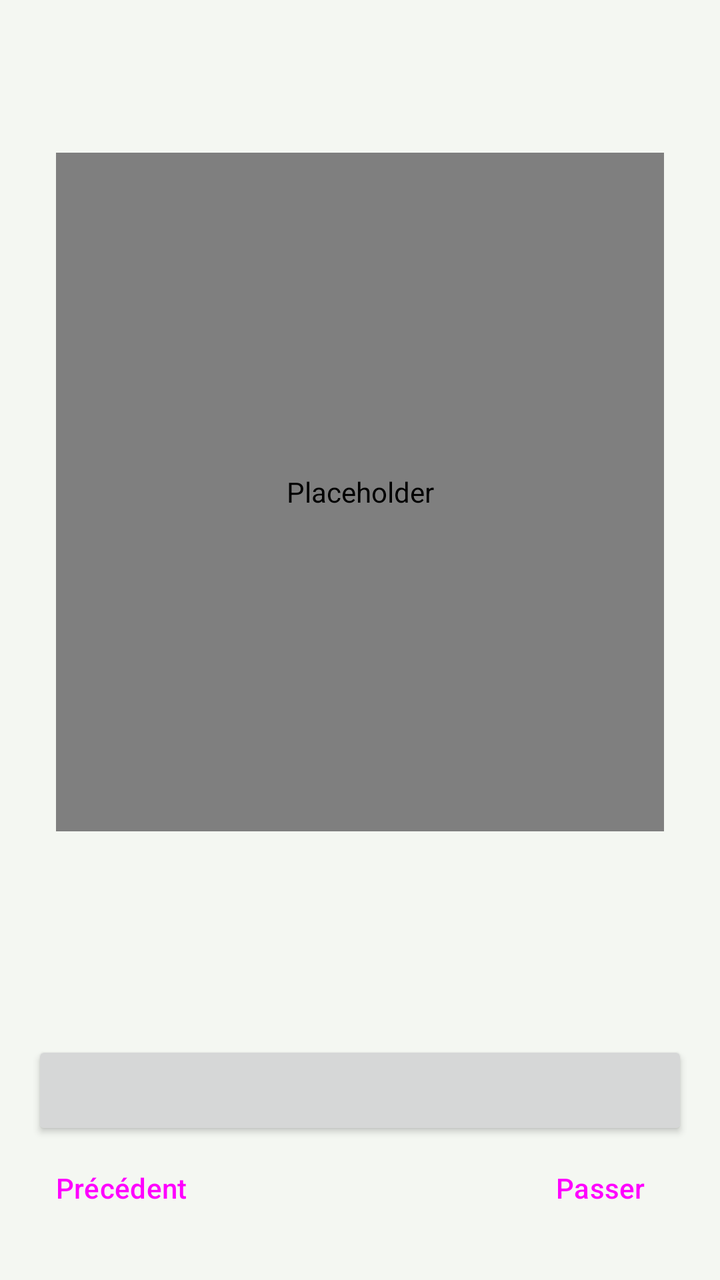
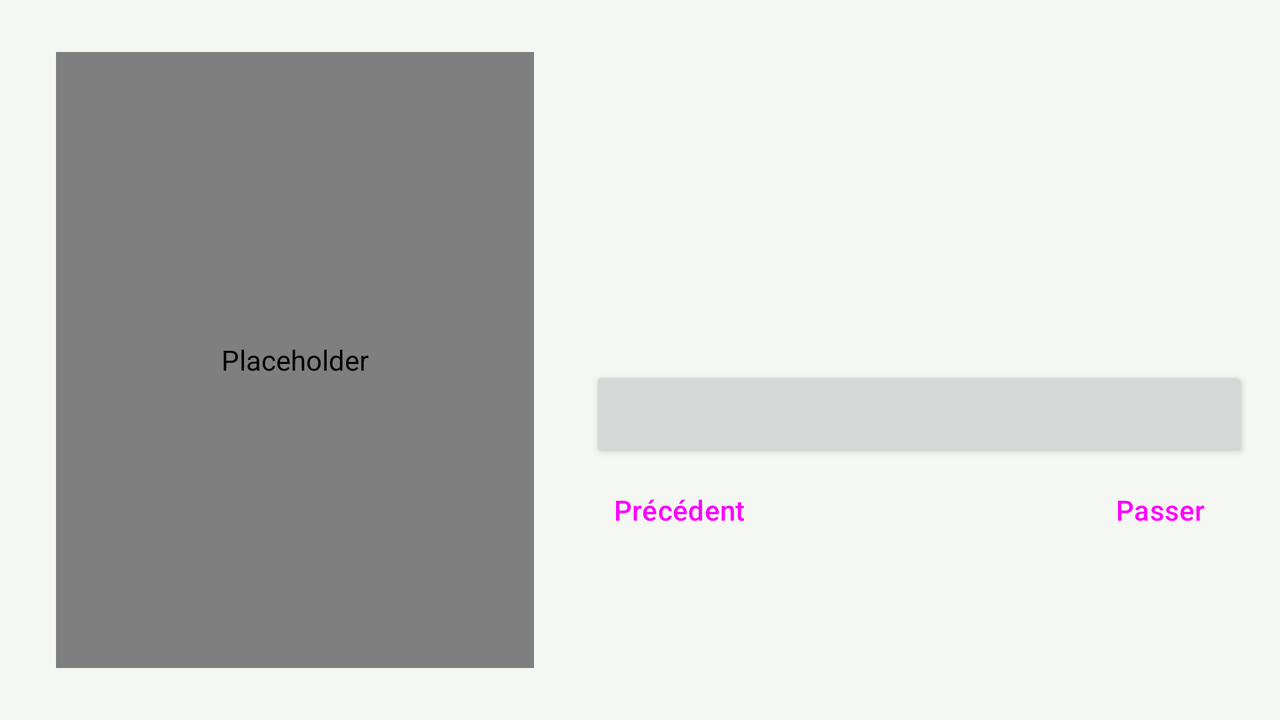

The same Android screen from two of the app's own layout files: first res/layout/ as a phone draws it, then the repository's variant for another configuration, drawn on a device whose configuration selects that folder. Both files follow.
<!-- AndroidManifest.xml: application theme Theme.MyHitbodedut -->
<!-- res/layout/activity_onboarding.xml -->
<?xml version="1.0" encoding="utf-8"?>
<ScrollView xmlns:android="http://schemas.android.com/apk/res/android"
    xmlns:app="http://schemas.android.com/apk/res-auto"
    android:layout_width="match_parent"
    android:layout_height="match_parent"
    android:background="?attr/mhPaper"
    android:fillViewport="true">

    <LinearLayout
        android:layout_width="match_parent"
        android:layout_height="wrap_content"
        android:orientation="vertical"
        android:paddingHorizontal="@dimen/edge"
        android:paddingVertical="@dimen/onboarding_pad_v">

        <TextView
            android:id="@+id/onboarding_step"
            android:layout_width="wrap_content"
            android:layout_height="wrap_content"
            android:background="@drawable/bg_chip_mint"
            android:paddingHorizontal="12dp"
            android:paddingVertical="4dp"
            android:textColor="?attr/mhOnPlate"
            android:textSize="12sp" />

        <FrameLayout
            android:layout_width="match_parent"
            android:layout_height="0dp"
            android:layout_marginTop="@dimen/onboarding_art_gap"
            android:layout_weight="1"
            android:background="@drawable/bg_stage"
            android:minHeight="@dimen/onboarding_art_min"
            android:padding="12dp">

            <com.myhitbodedut.IllustrationSouple
                android:id="@+id/onboarding_art"
                android:layout_width="match_parent"
                android:layout_height="match_parent"
                android:contentDescription="@null"
                android:scaleType="fitCenter" />
        </FrameLayout>

        <TextView
            android:id="@+id/onboarding_title"
            android:layout_width="match_parent"
            android:layout_height="wrap_content"
            android:layout_marginTop="@dimen/onboarding_title_gap"
            android:textColor="?attr/mhInk"
            android:textSize="@dimen/onboarding_title_size"
            android:textStyle="bold" />

        <TextView
            android:id="@+id/onboarding_body"
            android:layout_width="match_parent"
            android:layout_height="wrap_content"
            android:layout_marginTop="@dimen/onboarding_body_gap"
            android:lineSpacingExtra="3sp"
            android:textColor="?attr/mhMuted"
            android:textSize="15sp" />

        
        <LinearLayout
            android:id="@+id/onboarding_adresse"
            android:layout_width="match_parent"
            android:layout_height="wrap_content"
            android:layout_marginTop="12dp"
            android:gravity="center"
            android:orientation="horizontal"
            android:visibility="gone">

            <Button
                android:id="@+id/onboarding_tsadik"
                style="@style/Widget.Material3.Button.OutlinedButton"
                android:layout_width="wrap_content"
                android:layout_height="wrap_content"
                android:checkable="true"
                android:text="@string/adresse_tsadik" />

            <Button
                android:id="@+id/onboarding_tsadeket"
                style="@style/Widget.Material3.Button.OutlinedButton"
                android:layout_width="wrap_content"
                android:layout_height="wrap_content"
                android:layout_marginStart="12dp"
                android:checkable="true"
                android:text="@string/adresse_tsadeket" />
        </LinearLayout>

        
        <com.google.android.material.button.MaterialButtonToggleGroup
            android:id="@+id/onboarding_durees"
            android:layout_width="match_parent"
            android:layout_height="wrap_content"
            android:layout_marginTop="12dp"
            android:visibility="gone"
            app:selectionRequired="true"
            app:singleSelection="true">

            <Button
                android:id="@+id/onboarding_duree_0"
                style="@style/Widget.Material3.Button.OutlinedButton"
                android:minWidth="0dp"
                android:paddingHorizontal="4dp"
                android:insetLeft="0dp"
                android:insetRight="0dp"
                android:maxLines="1"
                android:ellipsize="end"
                android:layout_width="0dp"
                android:layout_height="wrap_content"
                android:layout_weight="1" />

            <Button
                android:id="@+id/onboarding_duree_1"
                style="@style/Widget.Material3.Button.OutlinedButton"
                android:minWidth="0dp"
                android:paddingHorizontal="4dp"
                android:insetLeft="0dp"
                android:insetRight="0dp"
                android:maxLines="1"
                android:ellipsize="end"
                android:layout_width="0dp"
                android:layout_height="wrap_content"
                android:layout_weight="1" />

            <Button
                android:id="@+id/onboarding_duree_2"
                style="@style/Widget.Material3.Button.OutlinedButton"
                android:minWidth="0dp"
                android:paddingHorizontal="4dp"
                android:insetLeft="0dp"
                android:insetRight="0dp"
                android:maxLines="1"
                android:ellipsize="end"
                android:layout_width="0dp"
                android:layout_height="wrap_content"
                android:layout_weight="1" />

            <Button
                android:id="@+id/onboarding_duree_3"
                style="@style/Widget.Material3.Button.OutlinedButton"
                android:minWidth="0dp"
                android:paddingHorizontal="4dp"
                android:insetLeft="0dp"
                android:insetRight="0dp"
                android:maxLines="1"
                android:ellipsize="end"
                android:layout_width="0dp"
                android:layout_height="wrap_content"
                android:layout_weight="1" />
        </com.google.android.material.button.MaterialButtonToggleGroup>

        
        <LinearLayout
            android:id="@+id/onboarding_rappel"
            android:layout_width="match_parent"
            android:layout_height="wrap_content"
            android:layout_marginTop="12dp"
            android:gravity="center_vertical"
            android:minHeight="48dp"
            android:orientation="horizontal"
            android:visibility="gone">

            <com.google.android.material.materialswitch.MaterialSwitch
                android:id="@+id/onboarding_rappel_switch"
                android:layout_width="0dp"
                android:layout_height="wrap_content"
                android:layout_weight="1"
                android:minHeight="48dp"
                android:text="@string/onboarding_rappel"
                android:textColor="?attr/mhInk"
                android:textSize="15sp" />

            <Button
                android:id="@+id/onboarding_rappel_heure"
                style="@style/Widget.Material3.Button.TextButton"
                android:layout_width="wrap_content"
                android:layout_height="wrap_content"
                android:layout_marginStart="8dp" />
        </LinearLayout>

        
        <TextView
            android:id="@+id/onboarding_rappel_permission"
            android:layout_width="match_parent"
            android:layout_height="wrap_content"
            android:background="?attr/selectableItemBackground"
            android:gravity="center_vertical"
            android:minHeight="48dp"
            android:text="@string/reminders_permission_missing"
            android:textColor="@color/warning"
            android:textSize="13sp"
            android:visibility="gone" />

        <Button
            android:id="@+id/onboarding_next"
            android:layout_width="match_parent"
            android:layout_height="wrap_content"
            android:layout_marginTop="@dimen/onboarding_next_gap"
            android:paddingVertical="@dimen/onboarding_next_pad"
            android:textSize="16sp" />

        <LinearLayout
            android:layout_width="match_parent"
            android:layout_height="wrap_content"
            android:orientation="horizontal">

            <Button
                android:id="@+id/onboarding_back"
                style="@style/Widget.Material3.Button.TextButton"
                android:layout_width="wrap_content"
                android:layout_height="wrap_content"
                android:text="@string/onboarding_back" />

            <View
                android:layout_width="0dp"
                android:layout_height="1dp"
                android:layout_weight="1" />

            <Button
                android:id="@+id/onboarding_skip"
                style="@style/Widget.Material3.Button.TextButton"
                android:layout_width="wrap_content"
                android:layout_height="wrap_content"
                android:text="@string/onboarding_skip" />
        </LinearLayout>
    </LinearLayout>
</ScrollView>
<!-- resources referenced by this layout -->
<resources>
  <color name="warning">#A8561F</color>
  <dimen name="edge">16dp</dimen>
  <!-- from res/values-h640dp/ -->
  <dimen name="onboarding_art_gap">18dp</dimen>
  <!-- from res/values-h640dp/ -->
  <dimen name="onboarding_art_min">150dp</dimen>
  <!-- from res/values-h640dp/ -->
  <dimen name="onboarding_body_gap">8dp</dimen>
  <!-- from res/values-h640dp/ -->
  <dimen name="onboarding_next_gap">16dp</dimen>
  <!-- from res/values-h640dp/ -->
  <dimen name="onboarding_next_pad">14dp</dimen>
  <!-- from res/values-h640dp/ -->
  <dimen name="onboarding_pad_v">22dp</dimen>
  <!-- from res/values-h640dp/ -->
  <dimen name="onboarding_title_gap">20dp</dimen>
  <!-- from res/values-h640dp/ -->
  <dimen name="onboarding_title_size">21sp</dimen>
  <string name="adresse_tsadeket">Tsadeket</string>
  <string name="adresse_tsadik">Tsadik</string>
  <string name="onboarding_back">Précédent</string>
  <string name="onboarding_rappel">Me le rappeler chaque jour</string>
  <string name="onboarding_skip">Passer</string>
  <string name="reminders_permission_missing">Les notifications sont refusées : le rappel ne s’affichera pas. Touchez ici pour les autoriser.</string>
  <style name="Base.Theme.MyHitbodedut" parent="Theme.Material3.DayNight.NoActionBar" />
  <style name="Effets.Fenetres" parent="@android:style/Animation.Activity">
          <item name="android:activityOpenEnterAnimation">@anim/effet_ouvre_entre</item>
          <item name="android:activityOpenExitAnimation">@anim/effet_reste</item>
          <item name="android:activityCloseEnterAnimation">@anim/effet_reste</item>
          <item name="android:activityCloseExitAnimation">@anim/effet_ferme_sort</item>
      </style>
  <style name="Bouton.Plein" parent="Widget.Material3.Button">
          <item name="android:minHeight">48dp</item>
          <item name="android:insetTop">0dp</item>
          <item name="android:insetBottom">0dp</item>
          <item name="android:paddingHorizontal">22dp</item>
          <item name="android:textSize">15sp</item>
          <item name="android:fontFamily">sans-serif-medium</item>
          <item name="android:letterSpacing">0.01</item>
          <item name="android:textAllCaps">false</item>
          <item name="android:stateListAnimator">@null</item>
          <item name="cornerRadius">24dp</item>
      </style>
  <style name="Bouton.Contour" parent="Widget.Material3.Button.OutlinedButton">
          <item name="android:minHeight">48dp</item>
          <item name="android:insetTop">0dp</item>
          <item name="android:insetBottom">0dp</item>
          <item name="android:paddingHorizontal">22dp</item>
          <item name="android:textSize">15sp</item>
          <item name="android:fontFamily">sans-serif-medium</item>
          <item name="android:letterSpacing">0.01</item>
          <item name="android:textAllCaps">false</item>
          <item name="cornerRadius">24dp</item>
          <item name="strokeColor">?attr/colorOutline</item>
          <item name="strokeWidth">1dp</item>
      </style>
  <style name="Bouton.Texte" parent="Widget.Material3.Button.TextButton">
          <item name="android:minHeight">48dp</item>
          <item name="android:textSize">15sp</item>
          <item name="android:fontFamily">sans-serif-medium</item>
          <item name="android:letterSpacing">0.01</item>
          <item name="android:textAllCaps">false</item>
      </style>
  <color name="brand">#16775A</color>
  <color name="on_brand">#FFFFFF</color>
  <color name="brand_dark">#173C32</color>
  <color name="paper">#F4F7F2</color>
  <color name="card">#FFFFFF</color>
  <color name="ink">#172B27</color>
  <color name="muted">#5E706A</color>
  <color name="line">#DCE7DF</color>
  <color name="mint">#DFF5E8</color>
  <color name="on_plate">#16775A</color>
  <color name="stage_soft">#F1FAF4</color>
  <color name="day_done">#16775A</color>
  <color name="nav_pastille">#DCE7DF</color>
  <color name="day_todo">#EDF2EE</color>
  <!-- some entries are left out for length -->
</resources>
<!-- res/layout-land/activity_onboarding.xml (the repository's variant of the layout above) -->
<!-- drawn on the phone turned sideways -->
<?xml version="1.0" encoding="utf-8"?>
<LinearLayout xmlns:android="http://schemas.android.com/apk/res/android"
    xmlns:app="http://schemas.android.com/apk/res-auto"
    android:layout_width="match_parent"
    android:layout_height="match_parent"
    android:background="?attr/mhPaper"
    android:orientation="horizontal"
    android:paddingHorizontal="@dimen/edge"
    android:paddingVertical="@dimen/onboarding_pad_v">

    <FrameLayout
        android:layout_width="0dp"
        android:layout_height="match_parent"
        android:layout_weight="1"
        android:background="@drawable/bg_stage"
        android:padding="12dp">

        <com.myhitbodedut.IllustrationSouple
            android:id="@+id/onboarding_art"
            android:layout_width="match_parent"
            android:layout_height="match_parent"
            android:contentDescription="@null"
            android:scaleType="fitCenter" />
    </FrameLayout>

    
    <LinearLayout
        android:layout_width="0dp"
        android:layout_height="wrap_content"
        android:layout_gravity="center_vertical"
        android:layout_marginStart="16dp"
        android:layout_weight="1.25"
        android:orientation="vertical">

        <ScrollView
            android:layout_width="match_parent"
            android:layout_height="wrap_content"
            android:layout_weight="1">

            <LinearLayout
                android:layout_width="match_parent"
                android:layout_height="wrap_content"
                android:orientation="vertical">

                <TextView
                    android:id="@+id/onboarding_step"
                    android:layout_width="wrap_content"
                    android:layout_height="wrap_content"
                    android:background="@drawable/bg_chip_mint"
                    android:paddingHorizontal="12dp"
                    android:paddingVertical="4dp"
                    android:textColor="?attr/mhOnPlate"
                    android:textSize="12sp" />

                <TextView
                    android:id="@+id/onboarding_title"
                    android:layout_width="match_parent"
                    android:layout_height="wrap_content"
                    android:layout_marginTop="@dimen/onboarding_title_gap"
                    android:textColor="?attr/mhInk"
                    android:textSize="@dimen/onboarding_title_size"
                    android:textStyle="bold" />

                <TextView
                    android:id="@+id/onboarding_body"
                    android:layout_width="match_parent"
                    android:layout_height="wrap_content"
                    android:layout_marginTop="@dimen/onboarding_body_gap"
                    android:lineSpacingExtra="3sp"
                    android:textColor="?attr/mhMuted"
                    android:textSize="15sp" />

                
                <LinearLayout
                    android:id="@+id/onboarding_adresse"
                    android:layout_width="match_parent"
                    android:layout_height="wrap_content"
                    android:layout_marginTop="12dp"
                    android:gravity="center"
                    android:orientation="horizontal"
                    android:visibility="gone">

                    <Button
                        android:id="@+id/onboarding_tsadik"
                        style="@style/Widget.Material3.Button.OutlinedButton"
                        android:layout_width="wrap_content"
                        android:layout_height="wrap_content"
                        android:checkable="true"
                        android:text="@string/adresse_tsadik" />

                    <Button
                        android:id="@+id/onboarding_tsadeket"
                        style="@style/Widget.Material3.Button.OutlinedButton"
                        android:layout_width="wrap_content"
                        android:layout_height="wrap_content"
                        android:layout_marginStart="12dp"
                        android:checkable="true"
                        android:text="@string/adresse_tsadeket" />
                </LinearLayout>

                
                <com.google.android.material.button.MaterialButtonToggleGroup
                    android:id="@+id/onboarding_durees"
                    android:layout_width="match_parent"
                    android:layout_height="wrap_content"
                    android:layout_marginTop="12dp"
                    android:visibility="gone"
                    app:selectionRequired="true"
                    app:singleSelection="true">

                    <Button
                        android:id="@+id/onboarding_duree_0"
                        style="@style/Widget.Material3.Button.OutlinedButton"
                android:minWidth="0dp"
                android:paddingHorizontal="4dp"
                android:insetLeft="0dp"
                android:insetRight="0dp"
                android:maxLines="1"
                android:ellipsize="end"
                        android:layout_width="0dp"
                        android:layout_height="wrap_content"
                        android:layout_weight="1" />

                    <Button
                        android:id="@+id/onboarding_duree_1"
                        style="@style/Widget.Material3.Button.OutlinedButton"
                android:minWidth="0dp"
                android:paddingHorizontal="4dp"
                android:insetLeft="0dp"
                android:insetRight="0dp"
                android:maxLines="1"
                android:ellipsize="end"
                        android:layout_width="0dp"
                        android:layout_height="wrap_content"
                        android:layout_weight="1" />

                    <Button
                        android:id="@+id/onboarding_duree_2"
                        style="@style/Widget.Material3.Button.OutlinedButton"
                android:minWidth="0dp"
                android:paddingHorizontal="4dp"
                android:insetLeft="0dp"
                android:insetRight="0dp"
                android:maxLines="1"
                android:ellipsize="end"
                        android:layout_width="0dp"
                        android:layout_height="wrap_content"
                        android:layout_weight="1" />

                    <Button
                        android:id="@+id/onboarding_duree_3"
                        style="@style/Widget.Material3.Button.OutlinedButton"
                android:minWidth="0dp"
                android:paddingHorizontal="4dp"
                android:insetLeft="0dp"
                android:insetRight="0dp"
                android:maxLines="1"
                android:ellipsize="end"
                        android:layout_width="0dp"
                        android:layout_height="wrap_content"
                        android:layout_weight="1" />
                </com.google.android.material.button.MaterialButtonToggleGroup>

                
                <LinearLayout
                    android:id="@+id/onboarding_rappel"
                    android:layout_width="match_parent"
                    android:layout_height="wrap_content"
                    android:layout_marginTop="12dp"
                    android:gravity="center_vertical"
                    android:minHeight="48dp"
                    android:orientation="horizontal"
                    android:visibility="gone">

                    <com.google.android.material.materialswitch.MaterialSwitch
                        android:id="@+id/onboarding_rappel_switch"
                        android:layout_width="0dp"
                        android:layout_height="wrap_content"
                        android:layout_weight="1"
                        android:minHeight="48dp"
                        android:text="@string/onboarding_rappel"
                        android:textColor="?attr/mhInk"
                        android:textSize="15sp" />

                    <Button
                        android:id="@+id/onboarding_rappel_heure"
                        style="@style/Widget.Material3.Button.TextButton"
                        android:layout_width="wrap_content"
                        android:layout_height="wrap_content"
                        android:layout_marginStart="8dp" />
                </LinearLayout>

            </LinearLayout>
        </ScrollView>

        <Button
            android:id="@+id/onboarding_next"
            android:layout_width="match_parent"
            android:layout_height="wrap_content"
            android:layout_marginTop="@dimen/onboarding_next_gap"
            android:paddingVertical="@dimen/onboarding_next_pad"
            android:textSize="16sp" />

        <LinearLayout
            android:layout_width="match_parent"
            android:layout_height="wrap_content"
            android:orientation="horizontal">

            <Button
                android:id="@+id/onboarding_back"
                style="@style/Widget.Material3.Button.TextButton"
                android:layout_width="wrap_content"
                android:layout_height="wrap_content"
                android:text="@string/onboarding_back" />

            <View
                android:layout_width="0dp"
                android:layout_height="1dp"
                android:layout_weight="1" />

            <Button
                android:id="@+id/onboarding_skip"
                style="@style/Widget.Material3.Button.TextButton"
                android:layout_width="wrap_content"
                android:layout_height="wrap_content"
                android:text="@string/onboarding_skip" />
        </LinearLayout>
    </LinearLayout>
</LinearLayout>
<!-- resources referenced by the variant -->
<!-- as the phone turned sideways resolves them -->
<resources>
  <dimen name="edge">16dp</dimen>
  <dimen name="onboarding_body_gap">6dp</dimen>
  <dimen name="onboarding_next_gap">12dp</dimen>
  <dimen name="onboarding_next_pad">10dp</dimen>
  <dimen name="onboarding_pad_v">14dp</dimen>
  <dimen name="onboarding_title_gap">14dp</dimen>
  <dimen name="onboarding_title_size">19sp</dimen>
  <string name="adresse_tsadeket">Tsadeket</string>
  <string name="adresse_tsadik">Tsadik</string>
  <string name="onboarding_back">Précédent</string>
  <string name="onboarding_rappel">Me le rappeler chaque jour</string>
  <string name="onboarding_skip">Passer</string>
  <style name="Base.Theme.MyHitbodedut" parent="Theme.Material3.DayNight.NoActionBar" />
  <style name="Effets.Fenetres" parent="@android:style/Animation.Activity">
          <item name="android:activityOpenEnterAnimation">@anim/effet_ouvre_entre</item>
          <item name="android:activityOpenExitAnimation">@anim/effet_reste</item>
          <item name="android:activityCloseEnterAnimation">@anim/effet_reste</item>
          <item name="android:activityCloseExitAnimation">@anim/effet_ferme_sort</item>
      </style>
  <style name="Bouton.Plein" parent="Widget.Material3.Button">
          <item name="android:minHeight">48dp</item>
          <item name="android:insetTop">0dp</item>
          <item name="android:insetBottom">0dp</item>
          <item name="android:paddingHorizontal">22dp</item>
          <item name="android:textSize">15sp</item>
          <item name="android:fontFamily">sans-serif-medium</item>
          <item name="android:letterSpacing">0.01</item>
          <item name="android:textAllCaps">false</item>
          <item name="android:stateListAnimator">@null</item>
          <item name="cornerRadius">24dp</item>
      </style>
  <style name="Bouton.Contour" parent="Widget.Material3.Button.OutlinedButton">
          <item name="android:minHeight">48dp</item>
          <item name="android:insetTop">0dp</item>
          <item name="android:insetBottom">0dp</item>
          <item name="android:paddingHorizontal">22dp</item>
          <item name="android:textSize">15sp</item>
          <item name="android:fontFamily">sans-serif-medium</item>
          <item name="android:letterSpacing">0.01</item>
          <item name="android:textAllCaps">false</item>
          <item name="cornerRadius">24dp</item>
          <item name="strokeColor">?attr/colorOutline</item>
          <item name="strokeWidth">1dp</item>
      </style>
  <style name="Bouton.Texte" parent="Widget.Material3.Button.TextButton">
          <item name="android:minHeight">48dp</item>
          <item name="android:textSize">15sp</item>
          <item name="android:fontFamily">sans-serif-medium</item>
          <item name="android:letterSpacing">0.01</item>
          <item name="android:textAllCaps">false</item>
      </style>
  <color name="brand">#16775A</color>
  <color name="on_brand">#FFFFFF</color>
  <color name="brand_dark">#173C32</color>
  <color name="paper">#F4F7F2</color>
  <color name="card">#FFFFFF</color>
  <color name="ink">#172B27</color>
  <color name="muted">#5E706A</color>
  <color name="line">#DCE7DF</color>
  <color name="mint">#DFF5E8</color>
  <color name="on_plate">#16775A</color>
  <color name="stage_soft">#F1FAF4</color>
  <color name="day_done">#16775A</color>
  <color name="nav_pastille">#DCE7DF</color>
  <color name="day_todo">#EDF2EE</color>
  <!-- some entries are left out for length -->
</resources>
